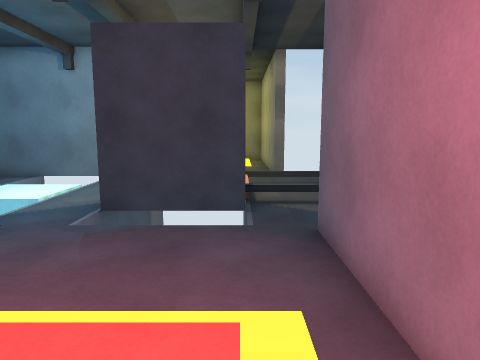
View 1 (above)

14 first-person views from a walk through a scene from a Unity 3-D project. The camera is 1.2 m above the floor, tilts 8° down and sees 70° across. Doors are open. The floor is counted in squares, 1 m on a side. Each view is taken from the middle of a square. On the plan, view 1 faces up. The plan holds only what a view shows up to about 14 squares ahead; the rest is blank. The place goes on beyond the plan. The player is left out.

View 2
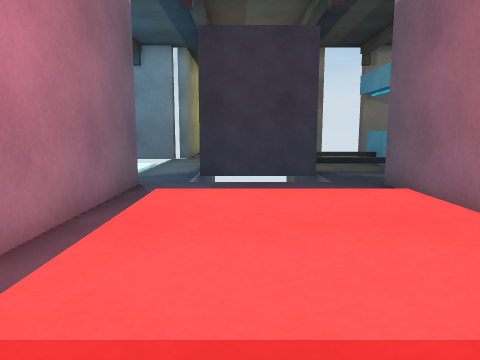

View 3
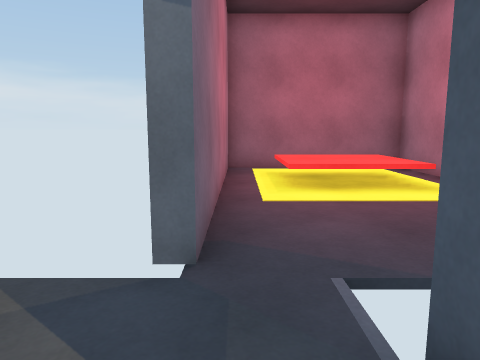

View 4
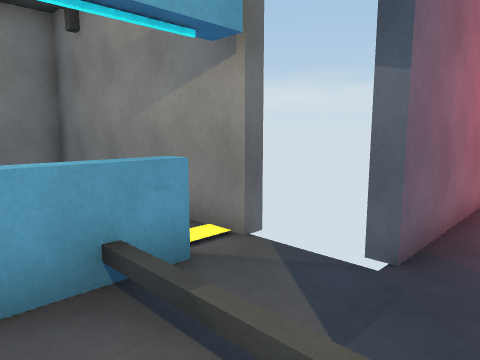

View 5
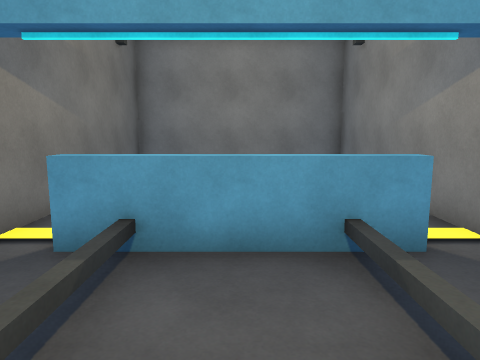

View 6
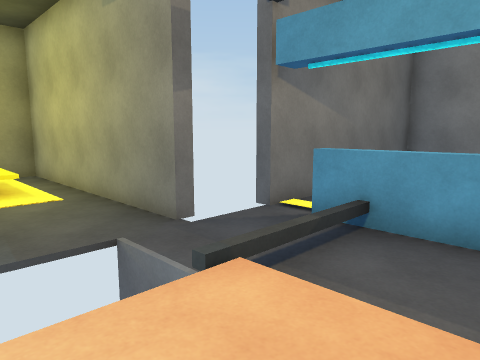

View 7
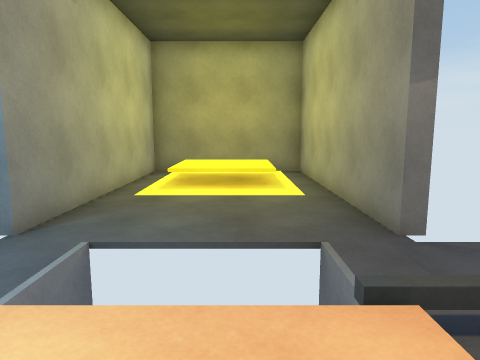

View 8
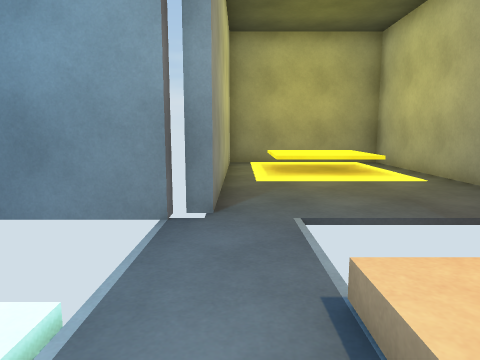

View 9
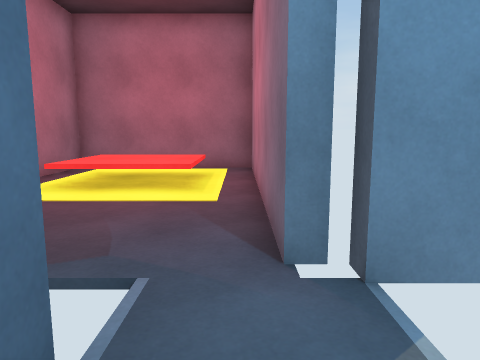

View 10
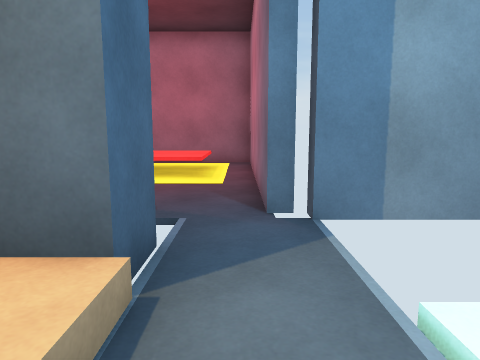

View 11
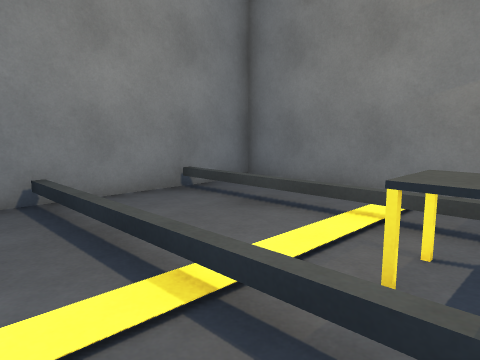

View 12
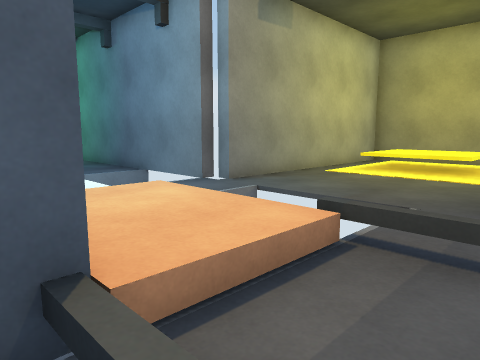

View 13
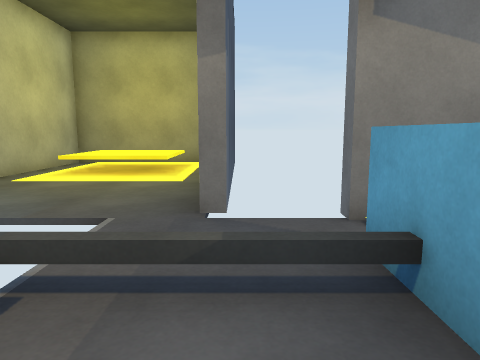

View 14
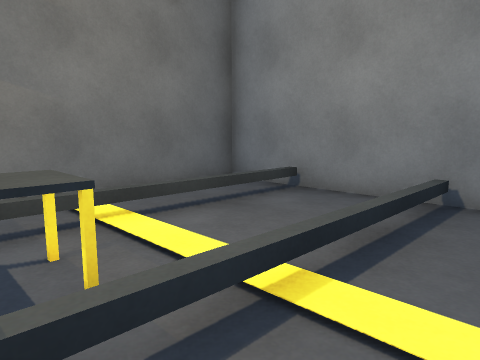

### Floor plan
Key: @ floor where view 1 was taken; # wall or solid block; . main floor; : floor 0.25 m higher than the main floor; + floor 0.5 m higher than the main floor; / step, stairs or slope; D open door; ^ raised ledge; v drop or lower ground; O other object.
Columns run from 7 left of view 1 to 12 right of it. Each row starts with its distance up from view 1.
 23   ########
 22   #......#
 21   #./++/.#
 20   #./++/.#
 19   #./++/.#
 18   #......#
 17   #......#
 16   #......#
 15   #......#
 14 ###......#DD#######
 13   v.v  v..DD.......#
 12   v.v  v..^........#
 11 vvv./::/..^........#
 10  .../::/..^.OO.....#
  9  vv./::/..^........#
  8   v.####..^........#
  7   v.vvvv..DD.......#
  6 ###......#DD########
  5   #......#
  4   #......#
  3   #......#
  2   #.////.#
  1   #./++/.#
  0   #./++@.#
 -1   #.////.#
 -2   #......#
 -3   ########

Where each view was taken, in squares from view 1:
view 1: 0 up, 0 right, facing up
view 2: 2 down, 2 left, facing up
view 3: 9 up, 1 right, facing down
view 4: 10 up, 0 right, facing down-right
view 5: 10 up, 1 left, facing right
view 6: 9 up, 2 left, facing up-right
view 7: 9 up, 1 left, facing up
view 8: 9 up, 4 left, facing up
view 9: 9 up, 4 left, facing down
view 10: 11 up, 4 left, facing down
view 11: 13 up, 5 right, facing down-right
view 12: 8 up, 2 right, facing up-left
view 13: 9 up, 2 right, facing up
view 14: 7 up, 5 right, facing up-right
